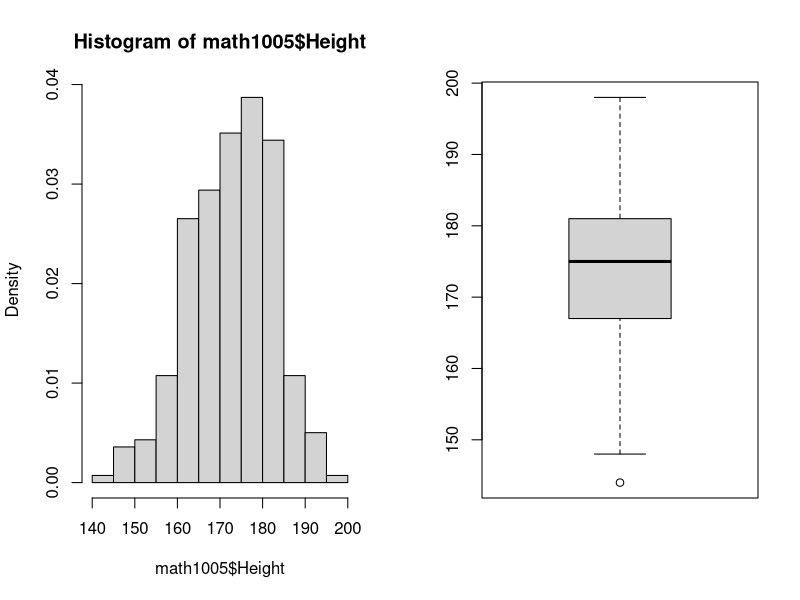
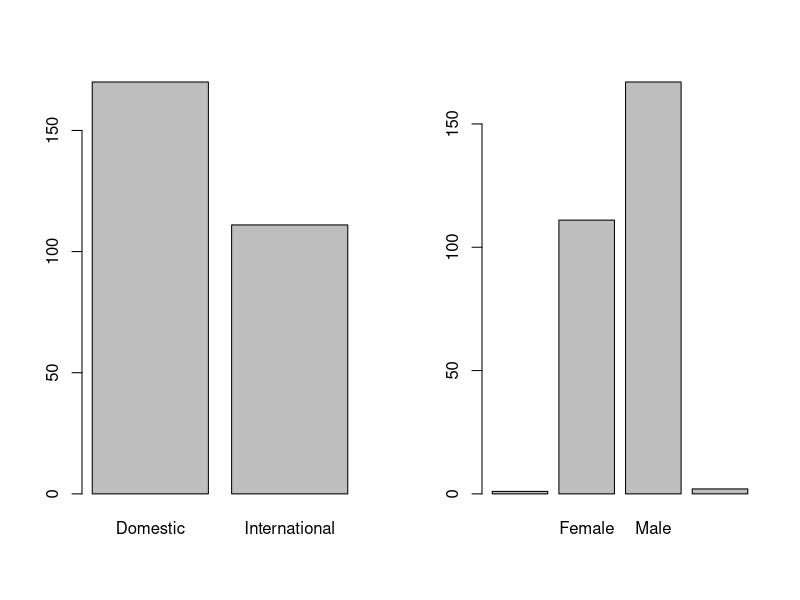
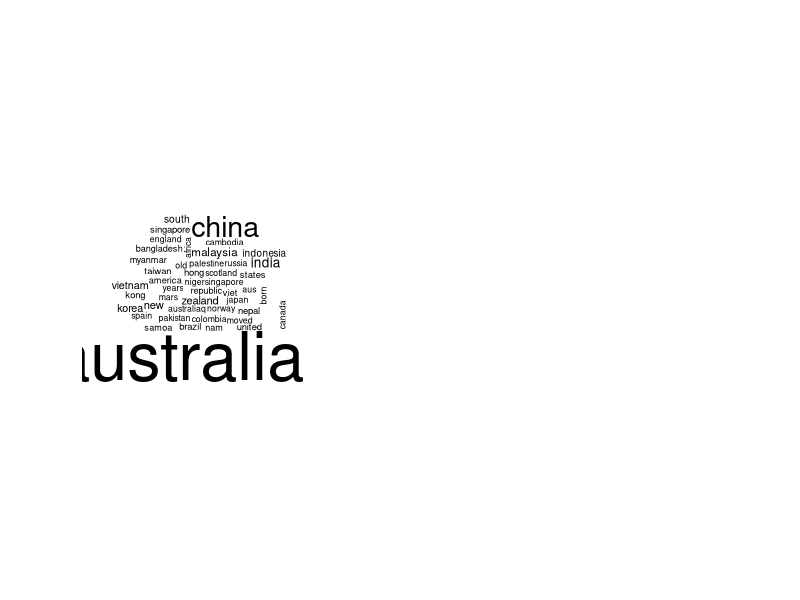

Generate these figures, in order, with R:
## ---- chunk 1
math1005 = read.csv("data/math1005_cleaned.csv")
## ---- chunk 2
### write code here
print(dim(math1005))

## ---- chunk 3
### write code here
print(names(math1005))
print(str(math1005))
## ---- chunk 4
par(mfrow = c(1,2))
### write code here
hist(math1005$Height, freq=F)
# boxp
boxplot(math1005$Height)
## ---- chunk 5
### write code here
# Remove NA VALUE
height = na.omit(math1005$Height)
max(height)
min(height)
mean(height)
# standard deviation
sd(height)
median(height)
summary(height)
sum(height) / length(height)

IQR(height)
## ---- chunk 6
# complete the following function
sdpop <- function(X){
  ### write your code here
  mu = mean(X)
  s = sqrt(sum((X - mu) ^ 2)/ length(X))
  res = sqrt(sum((X - mean(X))^2) / length(X))
  return(s)
}
## ---- chunk 7
### Apply your function sdpop here to height and check its correctness
sdpop(height)
# SDsample
sd(height) 
n = length(height)
sdpop(height) * sqrt((n) / (n-1))
## ---- chunk 8
### write code here
age = na.omit(math1005$Age)
summary(age)


## ---- chunk 9
### write code here


## ---- chunk 10
### write code here

## ---- chunk 11
### write code here

## ---- chunk 12
### write code here


## ---- chunk 13
### write code here
table(math1005$International)
barplot(table(math1005$International))
## ---- chunk 14
### write code here
math1005$International == "International"


## ---- chunk 15
### write code here
barplot(table(math1005$Gender))
mean(math1005$International == "International")
## ---- chunk 16
### write code here


## ---- chunk 17
### write code here


## ---- chunk 18
### write code here


## ---- chunk 19
install.packages(c("wordcloud", "tm"))
library(wordcloud)
wordcloud(math1005$Country, min.freq = 1)
